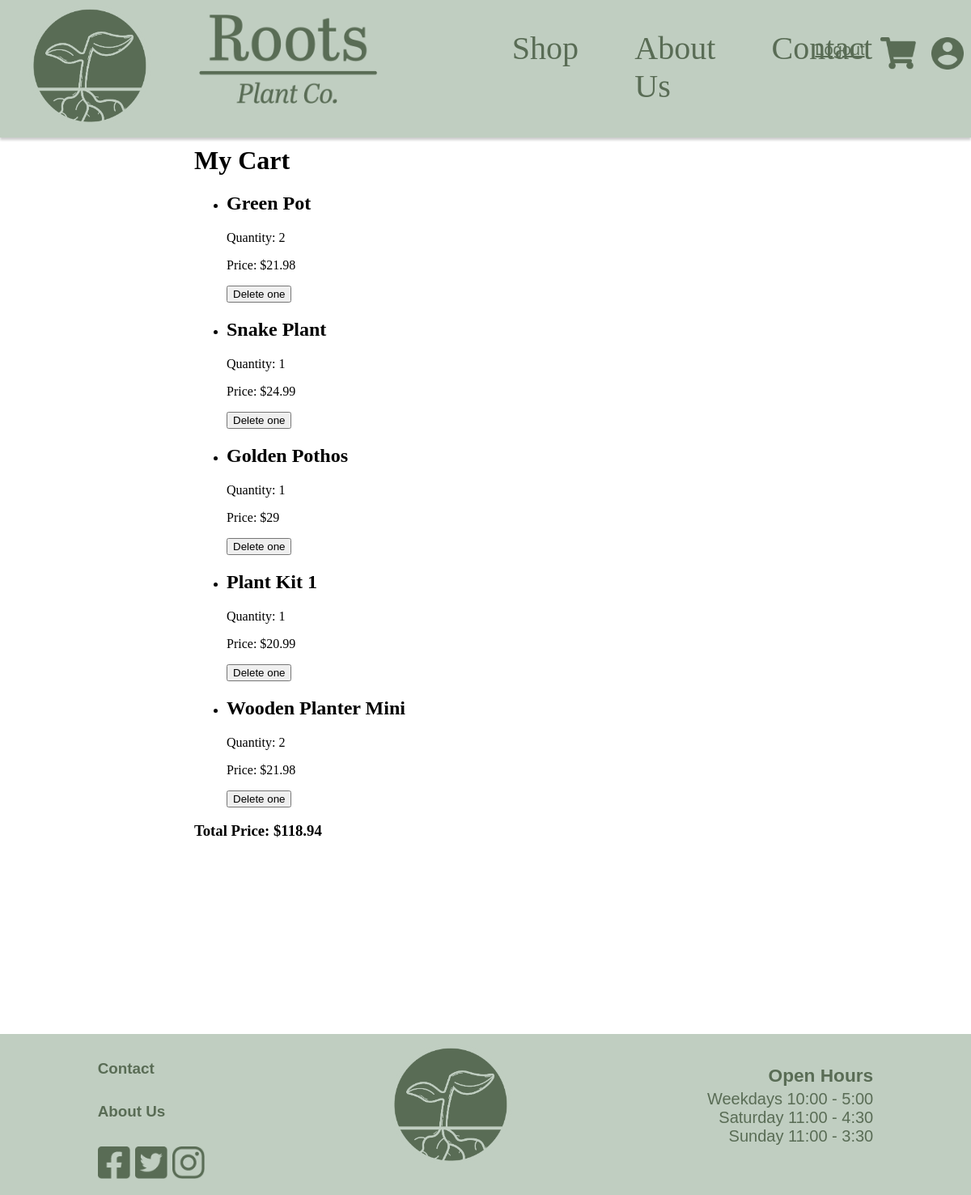
The app's page /viewCart (signed in), older data.
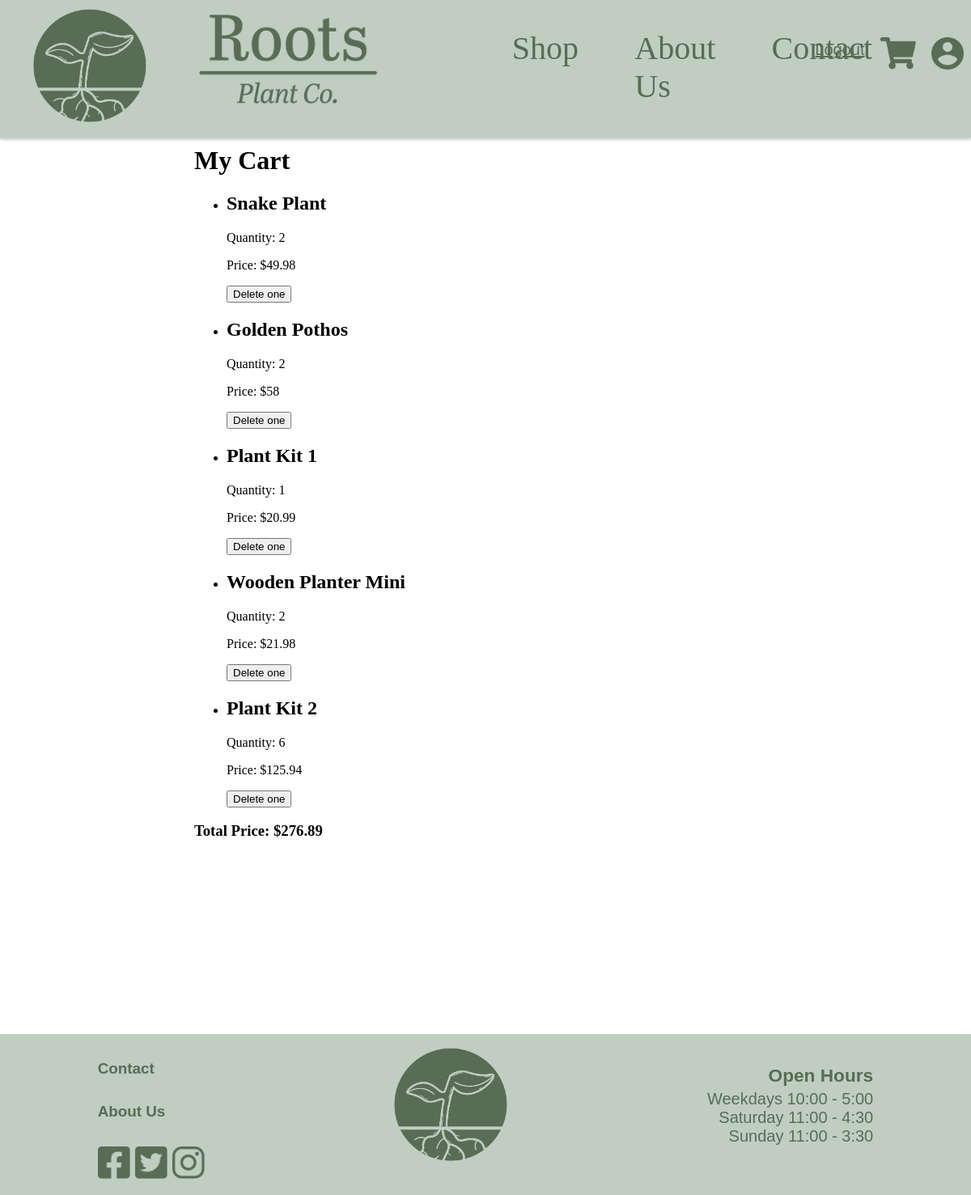
The same page, newer data.
### Website/models.py (models this page shows)
class UserCart(db.Model):
    __tablename__ = 'UserCart'
    id = db.Column(db.Integer, primary_key=True, autoincrement=True)
    userId = db.Column(db.Integer, db.ForeignKey('user.id'), nullable=False)
    productId = db.Column(db.Integer, db.ForeignKey('shopProducts.id'), nullable=False)
    quantity = db.Column(db.Integer, nullable=False, default=1)
    shopproduct = db.relationship('ShopProducts')
    user = db.relationship('User')

class ShopProducts(db.Model):
    __tablename__ = 'shopProducts'
    id = db.Column(db.Integer, primary_key=True)
    name = db.Column(db.String(150), nullable=False) #Is required
    summary = db.Column(db.String(500), nullable=True)
    description = db.Column(db.String(1000), nullable=True)
    price = db.Column(db.Integer, nullable=False) #Is required
    stock = db.Column(db.Integer, nullable=False) #Is required
    category = db.Column(db.String(150), nullable=False) #Is required
    subCategory = db.Column(db.String(150), nullable=True)
    subSubCategory = db.Column(db.String(150), nullable=True)
    imageUrl = db.Column(db.String(150), nullable=False) #Is required
    userId = db.Column(db.Integer, db.ForeignKey('user.id'))

### Website/views.py (the view)
@views.route('/viewCart', methods=['GET'])
@login_required
def viewCart():
    cartItems = UserCart.query.filter_by(userId=current_user.id).all()
    totalPrice = sum(item.shopproduct .price * item.quantity for item in cartItems)
    return render_template('viewCart.html', user=current_user, cartItems=cartItems, totalPrice=totalPrice)

### Website/templates/viewCart.html (shortened to what this page needs)
{% extends "navBase.html" %}
{% block content %}
<h1>My Cart</h1>
<div class="cart">
    {% if cartItems %}
    <ul>
        {% for item in cartItems %}
        <li>
            <h2>{{ item.shopproduct.name }}</h2>
            <p>Quantity: {{ item.quantity }}</p>
            <p>Price: ${{ item.shopproduct.price * item.quantity }}</p>
        </li>
        <form id="deleteOne" action="{{ url_for('views.removeFromCart', productId=item.productId) }}" method="POST">
            <button>Delete one</button>
        </form>
        {% endfor %}
    </ul>
    <h3>Total Price: ${{ totalPrice }}</h3>
    {% else %}
    <p>Your cart is empty.</p>
    {% endif %}
</div>
{% endblock %}

### Website/templates/navBase.html (shortened to what this page needs)
<!DOCTYPE html>
<html>
    <head>
        <link rel="stylesheet" href="{{ url_for('static', filename='css/navBase.css') }}">
        <link rel="stylesheet" href="https://use.typekit.net/btr0hfq.css">
    </head>
    <body>
        <nav class="navBar">
            <div class="navBarMain">
                <a class="navBarLogoIcon" href="/">
                    <img height="150px" src="{{ url_for('static', filename='iconLogo.png') }}">
                </a>
                <a class="navBarLogoType" href="/">
                    <img height="110px" src="{{ url_for('static', filename='typographicLogo.png') }}">
                </a>
                <div class="navBarCategories">
                    <a class="navItem" id="shop" href="/shop">Shop</a>
                    <a class="navItem" id="aboutUs" href="/aboutUs">About Us</a>
                    <a class="navItem" id="contact" href="{{ url_for('contact.contact')}}">Contact</a>
                </div>
                {% if user.is_authenticated %}
                <div class="loggedSection">
                    <a class="loggedLinks" id="logout" href="/logout">Logout</a>
                    <a class="loggedIcons" href="/viewCart">
                        <img height="40px" src="{{ url_for('static', filename='shoppingCart.png')  }}">
                    </a>
                    <a class="loggedIcons" href="/accountDetails">
                        <img height="40px" src="{{ url_for('static', filename='accountIcon.png') }}">
                    </a>
                </div>
                {% else %}
                <div class="loginSection">
                    <a class="loginLinks" id="login" href="/login">Login</a>
                    <a class="loginLinks" id="signUp" href="/signUp">Sign up</a>
                </div>
                {% endif %}
            </div>
        </nav>
        <div class="container">
            {% block content %}
            {% endblock %}
        </div>
        <footer class="footer">
            <div class="footerMain">
                <div class="column1">
                    <a class="column1Text" href="/shop"><h5>Contact</h5></a>
                    <a class="column1Text" href="/shop"><h5>About Us</h5></a>
                    <ul class="socialMedias">
                        <li class="socialMediaItems">
                            <a href="/shop"><img height="40px" src="{{ url_for('static', filename='facebookIcon.png') }}"></a>
                        </li>
                        <li class="socialMediaItems" href="#">
                            <a href="/shop"><img height="40px" src="{{ url_for('static', filename='twitterIcon.png') }}"></a>
                        </li>
                        <li class="socialMediaItems" href="#">
                            <a href="/shop"><img height="40px" src="{{ url_for('static', filename='instaIcon.png') }}"></a>
                        </li>
                    </ul>
                </div>
                <a class="footerLogo" href="/">
                    <img height="150px" src="{{ url_for('static', filename='iconLogo.png') }}">
                </a>
                <div class="openHours">
                    <h5 class="openHoursTitle">Open Hours</h5>
                    <ul class="openHoursList">
                        <li>Weekdays 10:00 - 5:00</li>
                        <li>Saturday 11:00 - 4:30</li>
                        <li>Sunday 11:00 - 3:30</li>
                    </ul>
                </div>
            </div>
        </footer>
    </body>
</html>

### Website/static/css/navBase.css (style rules this page uses)
body, html { margin: 0%; padding: 0%; background-image: url(/static/background.jpg); background-size: cover; background-attachment: fixed; background-position: center; background-repeat: no-repeat; }
nav { height: 170px; }
.navBar { background-color: #C0CEC1; position: fixed; width: 100%; top: 0; box-shadow: 0px 3px 3px rgba(0, 0, 0, 0.2); }
.navBarMain { display: flex; }
.navBarLogoIcon { margin-top: 0.5%; margin-left: 3%; margin-right: 0%; padding: 0%; }
.navBarLogoType { margin-left: 5%; margin-right: 0%; margin-top: 1.5%; padding: 0%; }
.navBarCategories { display: flex; margin-top: 3%; margin-left: 11%; margin-right: 0%; width: 50%; padding: 0%; height: fit-content; }
.navItem { font-family: abril-titling, serif; font-style: normal; font-weight: 400; color: #596C55; font-size: 30pt; text-decoration: none; margin-left: 9%; margin-right: 9%; }
.loggedSection { margin-top: 3.5%; margin-left: 2%; display: block; width: 300px; display: flex; }
.loggedLinks { font-family: "brandon-grotesque", sans-serif; font-weight: 400; font-style: normal; color: #596C55; font-size: 15pt; margin-right: 10%; margin-top: 4%; }
.loggedIcons { margin-top: 2%; margin-right: 10%; text-decoration: none; }
.container { margin-left: 20%; margin-right: 20%; margin-top: 15%; }
.footerMain { height: 20%; display: flex; background-color: #C0CEC1; justify-content: space-around; bottom: 0; width: 100%; margin-top: 20%; }
.column1 { display: inline; }
.column1Text { font-family: "brandon-grotesque", sans-serif; font-weight: 400; font-style: normal; color: #596C55; font-size: 17pt; text-decoration: none; }
.socialMedias { display: flex; list-style: none; padding: 0%; justify-content: space-around; }
.socialMediaItems { margin-right: 5%; }
.footerLogo { margin-top: 1%; }
.openHours { font-family: "brandon-grotesque", sans-serif; font-weight: 400; font-style: normal; color: #596C55; font-size: 15pt; text-decoration: none; text-align: right; }
.openHoursTitle { margin-bottom: 2%; font-size: 17pt; }
.openHoursList { list-style: none; margin-left: 0%; padding-left: 0%; margin-top: 0%; }

Row changes from the older to the newer data that the page shows:
removed UserCart: shopproduct.name "Green Pot", quantity "2", item.shopproduct.price*item.quantity "21.98"
changed UserCart "Snake Plant": quantity "1" → "2"; item.shopproduct.price*item.quantity "24.99" → "49.98"
changed UserCart "Golden Pothos": quantity "1" → "2"; item.shopproduct.price*item.quantity "29" → "58"
added UserCart: shopproduct.name "Plant Kit 2", quantity "6", item.shopproduct.price*item.quantity "125.94"
Text that changed along with them:
{{ totalPrice }}: "118.94" → "276.89"
